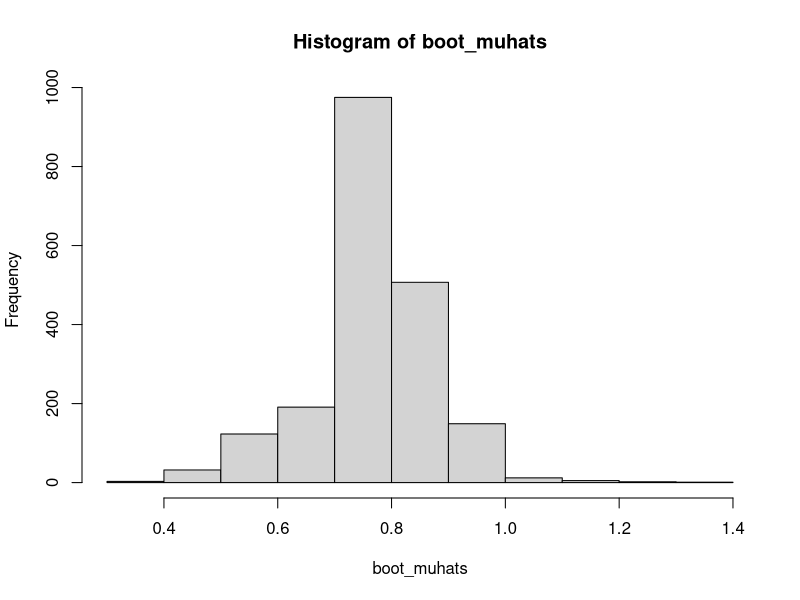

The R source for this figure:

n = 60
#x = rpois(n, lambda=1)
 x = rexp(n, rate=1)
##n = length(x)

muhat = median(x)

n_boot = 2000

boot_muhats = rep(0, n_boot)

for (cur_boot in 1:n_boot){
  
  xboot = sample(x, n, replace=TRUE)
  boot_muhats[cur_boot] = median(xboot)
    
}

print(paste("Bootstrap standard deviation: ", sd(boot_muhats)))
print(paste("Bootstrap conf interval: ", 
            muhat-2*sd(boot_muhats), muhat + 2*sd(boot_muhats)))
hist(boot_muhats)
